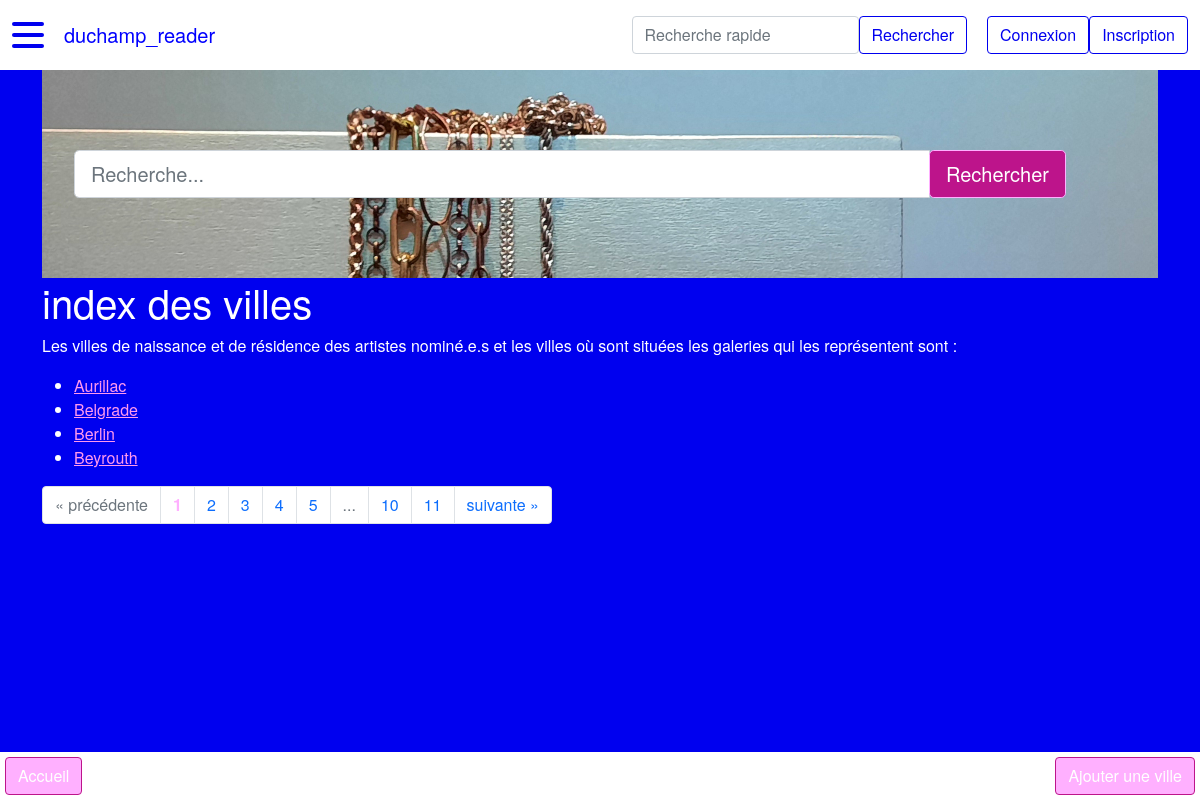
/ville, run on an earlier commit of the app's database.
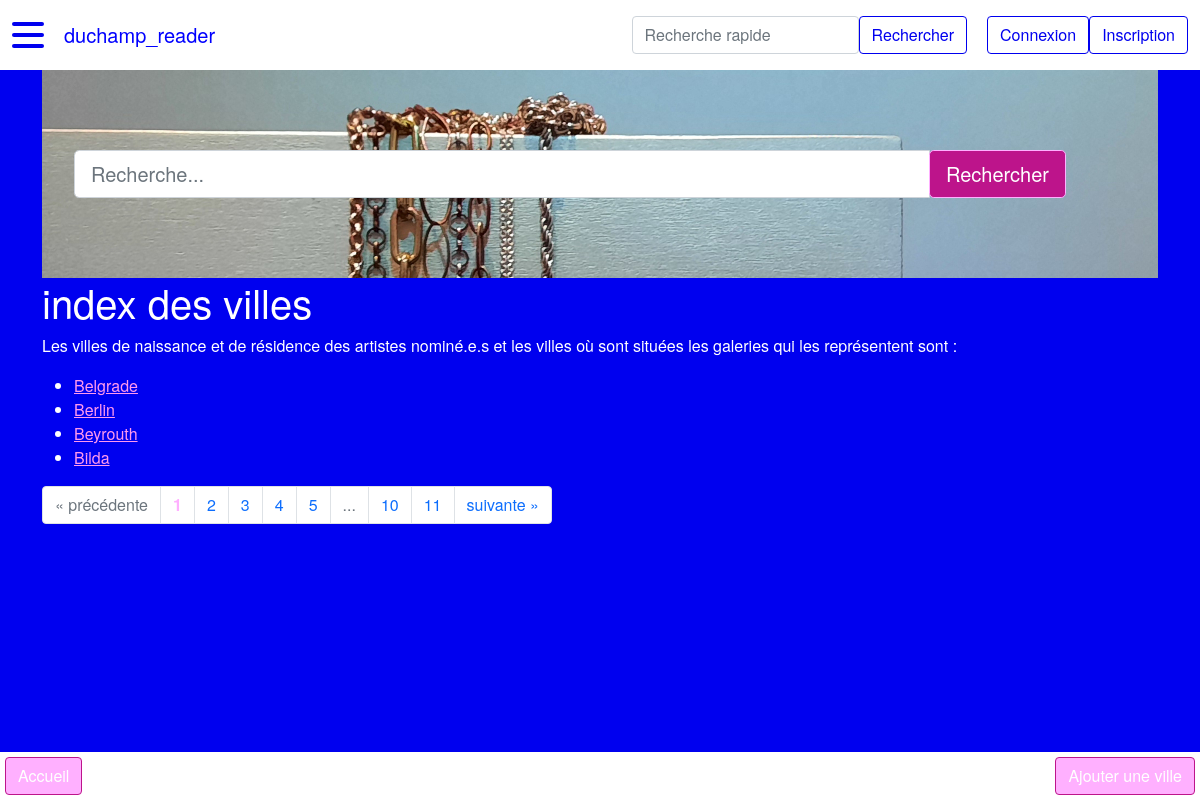
And on a later commit of the database.
### duchamp_reader/modeles/classes_generic.py (models this page shows, shortened)
class Ville(db.Model):
    __tablename__ = "ville"
    id = db.Column(db.Integer, unique=True, nullable=False, primary_key=True, autoincrement=True)
    nom = db.Column(db.Text, nullable=False)
    latitude = db.Column(db.Float)  # je mets nullable=True pour que ça fonctionne avec l'ajout d'artiste
    longitude = db.Column(db.Float)  # je mets nullable=True pour que ça fonctionne avec l'ajout d'artiste
    pays = db.Column(db.Text, nullable=False)
    classname = db.Column(db.Text, nullable=False, default="ville")
    authorship = db.relationship("AuthorshipVille", back_populates="ville")
    localisation = db.relationship("RelationLocalisation", back_populates="ville")

### duchamp_reader/routes.py (the view)
@app.route("/ville")
def ville_index():
    page = request.args.get("page", 1)
    titre = "index des villes"
    if isinstance(page, str) and page.isdigit():
        page = int(page)
    else:
        page = 1
    villes = Ville.query.order_by(Ville.id.asc()).paginate(page=page, per_page=PERPAGE)
    return render_template("pages/ville_index.html", titre=titre, villes=villes,
                           last_nominations=last_nominations, last_artistes=last_artistes, last_galeries=last_galeries,
                           last_themes=last_themes, last_villes=last_villes)

### duchamp_reader/templates/pages/ville_index.html (shortened to what this page needs)
{% extends "conteneur.html" %}
{% block homesearch %}
    {% include "partials/recherche.html" %}
{% endblock %}
{% block corps %}
<h1>{{titre}}</h1>
    {% if villes %}
        <p>Les villes de naissance et de résidence des artistes nominé.e.s et les villes où sont situées les
            galeries qui les représentent sont :</p>
        <ul>
            {% for ville in villes.items %}
                <li><a href="{{url_for('ville_main', id_ville=ville.id)}}">
                    {{ville.nom}}
                </a></li>
            {% endfor %}
        </ul>
        <nav aria-label="research-pagination">
            <ul class="pagination">
                {% if villes.has_prev %}
                    <li class="page-item">
                {% else%}
                    <li class="page-item disabled">
                {% endif %}
                        <a class="page-link" href="{{url_for('ville_index', page=villes.prev_num)}}" aria-label="Previous">
                            <span aria-hidden="true">&laquo;</span>
                            <span class="sr-only">précédente</span>
                        </a>
                    </li>
                {% for page in villes.iter_pages() %}
                    {% if page %}
                        {% if page != villes.page %}
                        <li class="page-item">
                            <a class="page-link" href="{{url_for('ville_index', page=page)}}">
                                {{page}}
                            </a>
                        </li>
                        {% else %}
                            <li class="page-item active disabled">
                                <a class="page-link"><b style="color: var(--custom-light-pink)">{{page}}</b></a>
                            </li>
                        {% endif %}
                    {% else %}
                    <li class="page-item disabled">
                        <a class="page-link">...</a>
                    </li>
                    {% endif %}
                {% endfor %}
                {% if villes.has_next %}
                    <li class="page-item">
                {% else %}
                    <li class="page-item disabled">
                {% endif %}
                    <a class="page-link" href="{{url_for('ville_index', page=villes.next_num)}}" aria-label="Next">
                        <span class="sr-only">suivante</span>
                        <span aria-hidden="true">&raquo;</span>
                    </a>
                </li>
            </ul>
        </nav>
    {% endif %}
    <div class="basdepage">
        <a class="btn" href="{{url_for('accueil')}}">Accueil</a>
        <a class="btn" href="{{url_for('ville_add')}}">Ajouter une ville</a>
    </div>
{% endblock %}

What changed in the data, as far as the page shows it:
removed Ville: nom "Aurillac"
now on this page (row unchanged): Ville: nom "Bilda"
